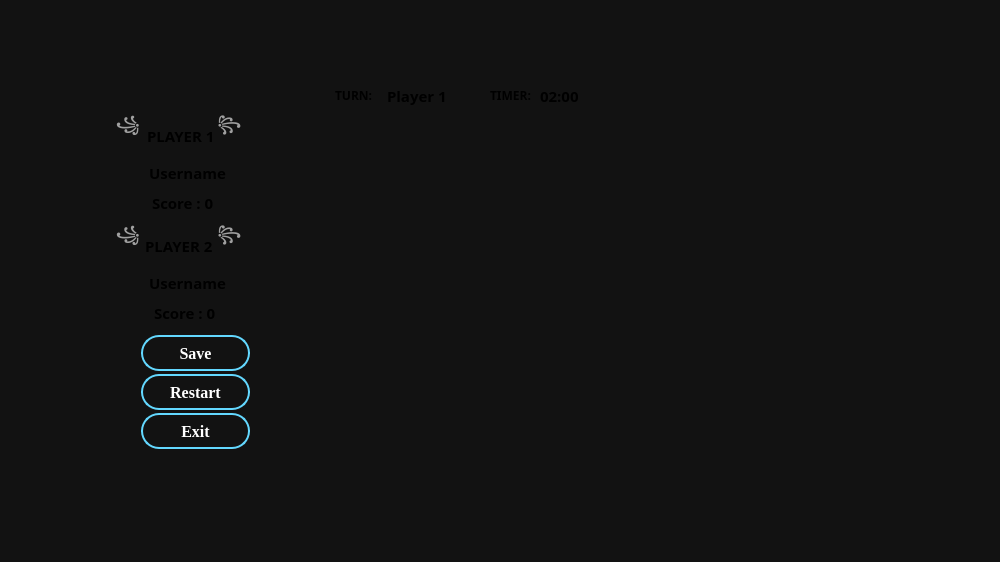
<?xml version="1.0" encoding="UTF-8"?>
<ui version="4.0">
 <class>FanoronaBoardWindow</class>
 <widget class="QWidget" name="FanoronaBoardWindow">
  <property name="geometry">
   <rect>
    <x>0</x>
    <y>0</y>
    <width>1000</width>
    <height>562</height>
   </rect>
  </property>
  <property name="maximumSize">
   <size>
    <width>1000</width>
    <height>562</height>
   </size>
  </property>
  <property name="windowTitle">
   <string>Platwo</string>
  </property>
  <widget class="QLabel" name="timerLabel">
   <property name="geometry">
    <rect>
     <x>540</x>
     <y>70</y>
     <width>101</width>
     <height>51</height>
    </rect>
   </property>
   <property name="font">
    <font>
     <family>Sitka Text</family>
     <pointsize>11</pointsize>
     <bold>true</bold>
    </font>
   </property>
   <property name="styleSheet">
    <string notr="true">QLabel{
    color: qlineargradient(
        x1:0, y1:0,
        x2:1, y2:1,
        stop:0 #FFFFFF,
        stop:0.35 #E8FFFF,
        stop:0.65 #8EEBFF,
        stop:1 #35BFFF
    );
    background: transparent;
}</string>
   </property>
   <property name="text">
    <string>02:00</string>
   </property>
  </widget>
  <widget class="QWidget" name="infoWidget" native="true">
   <property name="geometry">
    <rect>
     <x>104</x>
     <y>92</y>
     <width>181</width>
     <height>251</height>
    </rect>
   </property>
   <property name="styleSheet">
    <string notr="true">background: transparent;
border:none;</string>
   </property>
   <widget class="QLabel" name="player1TitleLabel">
    <property name="geometry">
     <rect>
      <x>43</x>
      <y>3</y>
      <width>251</width>
      <height>81</height>
     </rect>
    </property>
    <property name="font">
     <font>
      <family>Kristen ITC</family>
      <pointsize>11</pointsize>
      <bold>true</bold>
     </font>
    </property>
    <property name="styleSheet">
     <string notr="true">QLabel{
    color: qlineargradient(
        x1:0, y1:0,
        x2:1, y2:1,
        stop:0 #61D8FF,
        stop:0.35 #2CB8FF,
        stop:0.7 #008BFF,
        stop:1 #0047C7
    );
    background: transparent;
}</string>
    </property>
    <property name="text">
     <string>PLAYER 1</string>
    </property>
   </widget>
   <widget class="QLabel" name="player2TitleLabel">
    <property name="geometry">
     <rect>
      <x>41</x>
      <y>48</y>
      <width>141</width>
      <height>211</height>
     </rect>
    </property>
    <property name="font">
     <font>
      <family>Kristen ITC</family>
      <pointsize>11</pointsize>
      <bold>true</bold>
     </font>
    </property>
    <property name="styleSheet">
     <string notr="true">QLabel{
    color: qlineargradient(
        x1:0, y1:0,
        x2:1, y2:1,
        stop:0 #61D8FF,
        stop:0.35 #2CB8FF,
        stop:0.7 #008BFF,
        stop:1 #0047C7
    );
    background: transparent;
}</string>
    </property>
    <property name="text">
     <string>PLAYER 2</string>
    </property>
   </widget>
   <widget class="QLabel" name="player1NameLabel">
    <property name="geometry">
     <rect>
      <x>45</x>
      <y>-40</y>
      <width>111</width>
      <height>241</height>
     </rect>
    </property>
    <property name="font">
     <font>
      <family>Sitka Text</family>
      <pointsize>11</pointsize>
      <bold>true</bold>
     </font>
    </property>
    <property name="styleSheet">
     <string notr="true">QLabel{
    color: qlineargradient(
        x1:0, y1:0,
        x2:1, y2:1,
        stop:0 #FFFFFF,
        stop:0.35 #E8FFFF,
        stop:0.65 #8EEBFF,
        stop:1 #35BFFF
    );
    background: transparent;
}</string>
    </property>
    <property name="text">
     <string>Username</string>
    </property>
   </widget>
   <widget class="QLabel" name="player1ColorLabel">
    <property name="geometry">
     <rect>
      <x>12</x>
      <y>-90</y>
      <width>201</width>
      <height>251</height>
     </rect>
    </property>
    <property name="font">
     <font>
      <family>Sitka Text</family>
      <pointsize>11</pointsize>
      <bold>true</bold>
     </font>
    </property>
    <property name="styleSheet">
     <string notr="true">color:#A0A0A0;

background:transparent;</string>
    </property>
    <property name="text">
     <string>꧁                    ꧂</string>
    </property>
   </widget>
   <widget class="QLabel" name="player1ScoreLabel">
    <property name="geometry">
     <rect>
      <x>48</x>
      <y>-50</y>
      <width>111</width>
      <height>321</height>
     </rect>
    </property>
    <property name="font">
     <font>
      <family>Sitka Text</family>
      <pointsize>11</pointsize>
      <bold>true</bold>
     </font>
    </property>
    <property name="styleSheet">
     <string notr="true">QLabel{
    color: qlineargradient(
        x1:0, y1:0,
        x2:1, y2:1,
        stop:0 #FFFFFF,
        stop:0.35 #E8FFFF,
        stop:0.65 #8EEBFF,
        stop:1 #35BFFF
    );
    background: transparent;
}</string>
    </property>
    <property name="text">
     <string>Score : 0</string>
    </property>
   </widget>
   <widget class="QLabel" name="player2NameLabel">
    <property name="geometry">
     <rect>
      <x>45</x>
      <y>60</y>
      <width>101</width>
      <height>261</height>
     </rect>
    </property>
    <property name="font">
     <font>
      <family>Sitka Text</family>
      <pointsize>11</pointsize>
      <bold>true</bold>
     </font>
    </property>
    <property name="styleSheet">
     <string notr="true">QLabel{
    color: qlineargradient(
        x1:0, y1:0,
        x2:1, y2:1,
        stop:0 #FFFFFF,
        stop:0.35 #E8FFFF,
        stop:0.65 #8EEBFF,
        stop:1 #35BFFF
    );
    background: transparent;
}</string>
    </property>
    <property name="text">
     <string>Username</string>
    </property>
   </widget>
   <widget class="QLabel" name="player2ColorLabel">
    <property name="geometry">
     <rect>
      <x>12</x>
      <y>30</y>
      <width>211</width>
      <height>231</height>
     </rect>
    </property>
    <property name="font">
     <font>
      <family>Sitka Text</family>
      <pointsize>11</pointsize>
      <bold>true</bold>
     </font>
    </property>
    <property name="styleSheet">
     <string notr="true">color:#A0A0A0;

background:transparent;</string>
    </property>
    <property name="text">
     <string>꧁                    ꧂</string>
    </property>
   </widget>
   <widget class="QLabel" name="player2ScoreLabel">
    <property name="geometry">
     <rect>
      <x>50</x>
      <y>80</y>
      <width>151</width>
      <height>281</height>
     </rect>
    </property>
    <property name="font">
     <font>
      <family>Sitka Text</family>
      <pointsize>11</pointsize>
      <bold>true</bold>
     </font>
    </property>
    <property name="styleSheet">
     <string notr="true">QLabel{
    color: qlineargradient(
        x1:0, y1:0,
        x2:1, y2:1,
        stop:0 #FFFFFF,
        stop:0.35 #E8FFFF,
        stop:0.65 #8EEBFF,
        stop:1 #35BFFF
    );
    background: transparent;
}</string>
    </property>
    <property name="text">
     <string>Score : 0</string>
    </property>
   </widget>
  </widget>
  <widget class="QLabel" name="timerTitleLabel">
   <property name="geometry">
    <rect>
     <x>490</x>
     <y>80</y>
     <width>91</width>
     <height>31</height>
    </rect>
   </property>
   <property name="font">
    <font>
     <family>Kristen ITC</family>
     <pointsize>9</pointsize>
     <bold>true</bold>
    </font>
   </property>
   <property name="styleSheet">
    <string notr="true">QLabel{
    color: qlineargradient(
        x1:0, y1:0,
        x2:1, y2:1,
        stop:0 #61D8FF,
        stop:0.35 #2CB8FF,
        stop:0.7 #008BFF,
        stop:1 #0047C7
    );
    background: transparent;
}</string>
   </property>
   <property name="text">
    <string>TIMER:</string>
   </property>
  </widget>
  <widget class="QLabel" name="currentTurnLabel">
   <property name="geometry">
    <rect>
     <x>387</x>
     <y>70</y>
     <width>101</width>
     <height>51</height>
    </rect>
   </property>
   <property name="font">
    <font>
     <family>Sitka Text</family>
     <pointsize>11</pointsize>
     <bold>true</bold>
    </font>
   </property>
   <property name="styleSheet">
    <string notr="true">QLabel{
    color: qlineargradient(
        x1:0, y1:0,
        x2:1, y2:1,
        stop:0 #FFFFFF,
        stop:0.35 #E8FFFF,
        stop:0.65 #8EEBFF,
        stop:1 #35BFFF
    );
    background: transparent;
}</string>
   </property>
   <property name="text">
    <string>Player 1</string>
   </property>
  </widget>
  <widget class="QLabel" name="backgroundLabel">
   <property name="geometry">
    <rect>
     <x>0</x>
     <y>0</y>
     <width>1000</width>
     <height>562</height>
    </rect>
   </property>
   <property name="maximumSize">
    <size>
     <width>1000</width>
     <height>562</height>
    </size>
   </property>
   <property name="font">
    <font>
     <pointsize>11</pointsize>
    </font>
   </property>
   <property name="styleSheet">
    <string notr="true">background-color:#121212;</string>
   </property>
   <property name="text">
    <string/>
   </property>
   <property name="pixmap">
    <pixmap>images/4545.jpg</pixmap>
   </property>
   <property name="scaledContents">
    <bool>true</bool>
   </property>
   <property name="alignment">
    <set>Qt::AlignmentFlag::AlignCenter</set>
   </property>
  </widget>
  <widget class="QLabel" name="currentTurnTitle">
   <property name="geometry">
    <rect>
     <x>335</x>
     <y>70</y>
     <width>101</width>
     <height>51</height>
    </rect>
   </property>
   <property name="font">
    <font>
     <family>Kristen ITC</family>
     <pointsize>9</pointsize>
     <bold>true</bold>
    </font>
   </property>
   <property name="styleSheet">
    <string notr="true">QLabel{
    color: qlineargradient(
        x1:0, y1:0,
        x2:1, y2:1,
        stop:0 #61D8FF,
        stop:0.35 #2CB8FF,
        stop:0.7 #008BFF,
        stop:1 #0047C7
    );
    background: transparent;
}</string>
   </property>
   <property name="text">
    <string>TURN:</string>
   </property>
  </widget>
  <widget class="QPushButton" name="saveButton">
   <property name="geometry">
    <rect>
     <x>141</x>
     <y>335</y>
     <width>109</width>
     <height>36</height>
    </rect>
   </property>
   <property name="minimumSize">
    <size>
     <width>0</width>
     <height>0</height>
    </size>
   </property>
   <property name="font">
    <font>
     <family>Times New Roman</family>
     <pointsize>12</pointsize>
     <bold>true</bold>
    </font>
   </property>
   <property name="styleSheet">
    <string notr="true">QPushButton
{
    color:white;

    background-color:qlineargradient(
        x1:0,y1:0,
        x2:0,y2:1,
        stop:0 #2B7FFF,
        stop:1 #0050C8
    );

    border:2px solid #63D8FF;

    border-radius:18px;
}

QPushButton:hover{

background:#2C3E50;
}

QPushButton:pressed{

background:#0284e8;

}</string>
   </property>
   <property name="text">
    <string>Save</string>
   </property>
  </widget>
  <widget class="QPushButton" name="restartButton">
   <property name="geometry">
    <rect>
     <x>141</x>
     <y>374</y>
     <width>109</width>
     <height>36</height>
    </rect>
   </property>
   <property name="minimumSize">
    <size>
     <width>0</width>
     <height>0</height>
    </size>
   </property>
   <property name="font">
    <font>
     <family>Times New Roman</family>
     <pointsize>12</pointsize>
     <bold>true</bold>
    </font>
   </property>
   <property name="styleSheet">
    <string notr="true">QPushButton
{
    color:white;

    background-color:qlineargradient(
        x1:0,y1:0,
        x2:0,y2:1,
        stop:0 #2B7FFF,
        stop:1 #0050C8
    );

    border:2px solid #63D8FF;

    border-radius:18px;
}

QPushButton:hover{

background:#2C3E50;
}

QPushButton:pressed{

background:#0284e8;

}</string>
   </property>
   <property name="text">
    <string>Restart</string>
   </property>
  </widget>
  <widget class="QPushButton" name="exitButton">
   <property name="geometry">
    <rect>
     <x>141</x>
     <y>413</y>
     <width>109</width>
     <height>36</height>
    </rect>
   </property>
   <property name="minimumSize">
    <size>
     <width>0</width>
     <height>0</height>
    </size>
   </property>
   <property name="font">
    <font>
     <family>Times New Roman</family>
     <pointsize>12</pointsize>
     <bold>true</bold>
    </font>
   </property>
   <property name="styleSheet">
    <string notr="true">QPushButton
{
    color:white;

    background-color:qlineargradient(
        x1:0,y1:0,
        x2:0,y2:1,
        stop:0 #2B7FFF,
        stop:1 #0050C8
    );

    border:2px solid #63D8FF;

    border-radius:18px;
}

QPushButton:hover{

background:#2C3E50;
}

QPushButton:pressed{

background:#0284e8;

}</string>
   </property>
   <property name="text">
    <string>Exit</string>
   </property>
  </widget>
  <widget class="FanoronaBoardWidget" name="boardWidget" native="true">
   <property name="geometry">
    <rect>
     <x>340</x>
     <y>129</y>
     <width>551</width>
     <height>321</height>
    </rect>
   </property>
  </widget>
  <zorder>backgroundLabel</zorder>
  <zorder>currentTurnTitle</zorder>
  <zorder>timerTitleLabel</zorder>
  <zorder>currentTurnLabel</zorder>
  <zorder>infoWidget</zorder>
  <zorder>timerLabel</zorder>
  <zorder>saveButton</zorder>
  <zorder>restartButton</zorder>
  <zorder>exitButton</zorder>
  <zorder>boardWidget</zorder>
 </widget>
 <customwidgets>
  <customwidget>
   <class>FanoronaBoardWidget</class>
   <extends>QWidget</extends>
   <header>fanoronaboardwidget.h</header>
   <container>1</container>
  </customwidget>
 </customwidgets>
 <resources/>
 <connections/>
</ui>
